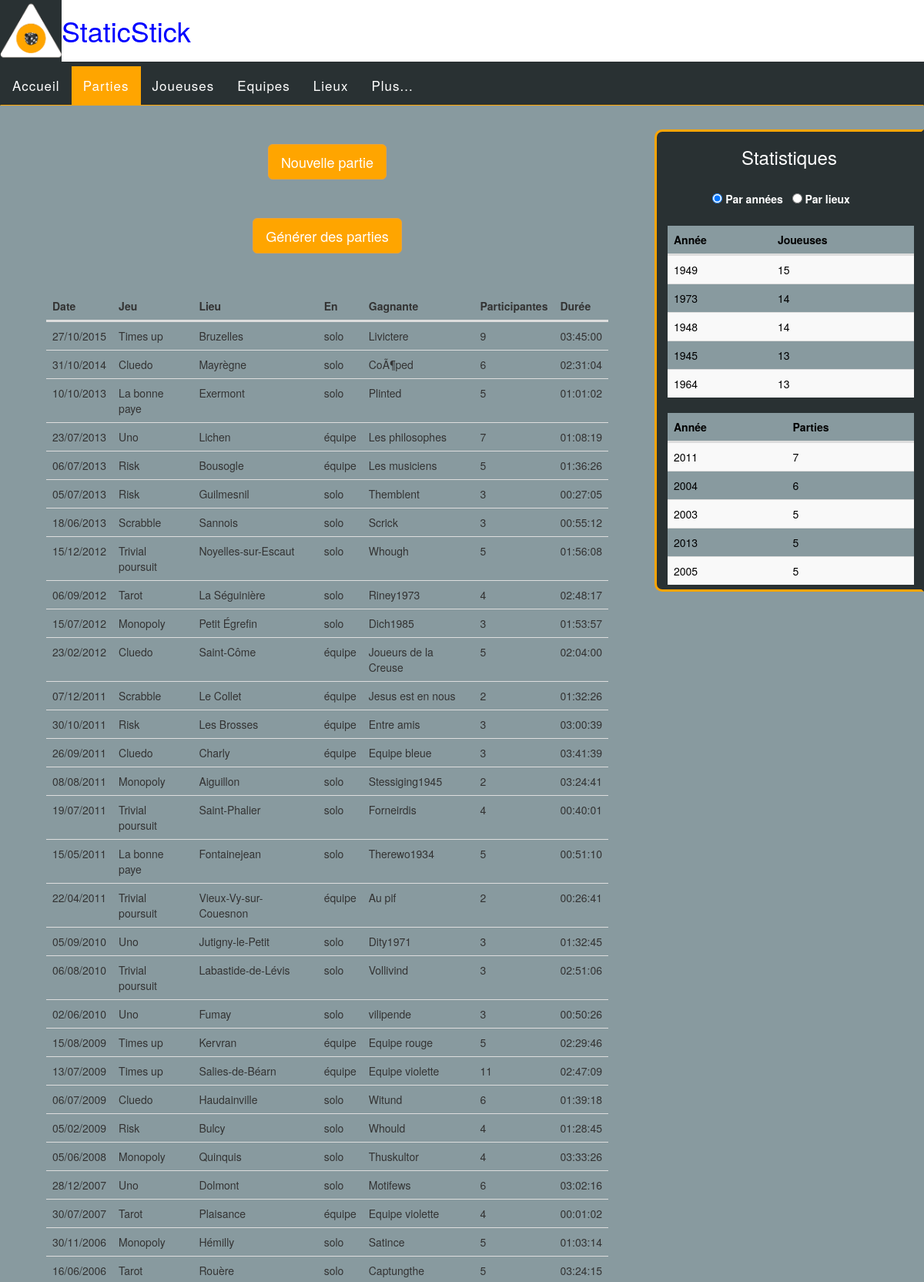
Screenshot of /parties.php (upper part) with the database file from the repository.
### tables this page shows
CREATE TABLE `parties` (
  `IdP` int(11) NOT NULL,
  `dateP` date NOT NULL,
  `equipeP` char(1) NOT NULL,
  `IdJx` int(11) NOT NULL,
  `IdL` int(11) NOT NULL,
  `dureeP` time NOT NULL
);

CREATE TABLE `jeux` (
  `IdJx` int(11) NOT NULL,
  `nomJx` varchar(30) NOT NULL,
  `dateSortieJx` date NOT NULL,
  `publicJx` int(11) DEFAULT NULL,
  `joueursMinJx` int(11) NOT NULL,
  `joueursMaxJx` int(11) NOT NULL,
  `editeurJx` varchar(30) DEFAULT NULL
);

CREATE TABLE `lieuj` (
  `IdL` int(11) NOT NULL,
  `lieuJ` varchar(30) NOT NULL,
  `lattitudeJ` float DEFAULT NULL,
  `longitudeJ` float DEFAULT NULL
);

### parties.php (the view, shortened to what this page needs)
<!DOCTYPE html>
<html lang="en">
<head>
  <LINK rel="stylesheet" type="text/css" href="includes/bootstrap/css/bootstrap.min.css" >
  <LINK rel="stylesheet" type="text/css" href="CSS/style.css">
  <LINK rel="stylesheet" type="text/css" href="CSS/menu.css">
  <LINK rel="stylesheet" type="text/css" href="CSS/formulaires.css">
</head>
  <body>
  <?php
  include('includes/php/menu.php') ;
  include('BD/connexion.php');
  ?>
  <div class=" container corpsListe">
  <form action="nouvellePartie.php">
    <button type="submit" class="btn btn-warning btn-lg centered" id='boutonCreate'>Nouvelle partie</button>
  </form>
  <form action="generateurParties.php">
    <button type="submit" class="btn btn-warning btn-lg centered" id='boutonCreate'>Générer des parties</button>
  </form>
  <table class="table table-hover" >
    <thead>
      <tr>
        <th>Date</th>
        <th>Jeu</th>
        <th>Lieu</th>
        <th>En</th>
        <th>Gagnante</th>
        <th>Participantes</th>
        <th>Durée</th>
      </tr>
    </thead>
    <tbody>
    <?php
    $res = $BD->query("SELECT * FROM parties NATURAL JOIN jeux NATURAL JOIN lieuJ ORDER BY dateP DESC ");
    while($row = $res->fetch_assoc())
 	  {
      $tabannee = explode('-', $row["dateP"]);
      $annee=$tabannee[0];
      $mois=$tabannee[1];
      $jour=$tabannee[2];
      $tabduree = explode(':', $row["dureeP"]);
      $heures=$tabduree[0];
      $minutes=$tabduree[1];
      $secondes=$tabduree[2];
      if($row["equipeP"]== "j")
      {
        $reqGagnante = $BD->query("SELECT pseudoJ FROM jouesolo NATURAL JOIN joueuses WHERE IdP =  ". $row["IdP"]." AND IdJ = gagneJ");
        $reqNbParticipantes = $BD->query("SELECT IdP, COUNT(*) AS countPt FROM jouesolo WHERE IdP = ". $row["IdP"]);
      }
      if($row["equipeP"]== "e")
      {
        $reqGagnante = $BD->query("SELECT nomE FROM joueequipe NATURAL JOIN equipes WHERE IdP =  ". $row["IdP"]." AND IdE = gagneE");
        $reqNbParticipantes = $BD->query("SELECT IdP, COUNT(*) AS countPt FROM joueequipe WHERE IdP = ". $row["IdP"]);
      }
      echo"<tr>";
      echo "<td>".$jour."/".$mois."/".$annee;
      echo "<td>". $row["nomJx"]."</td>";
      echo "<td>" . $row["lieuJ"]. "</td>";
      $gagnante = $reqGagnante->fetch_assoc();
      if($row["equipeP"]=="j")
      {
        echo "<td>solo</td>";
        echo "<td>". $gagnante["pseudoJ"]."</td>";
      }
      else
      {
        echo "<td>équipe</td>";
        echo "<td>". $gagnante["nomE"]."</td>";
      }
      $nbJ = $reqNbParticipantes->fetch_assoc();
      echo "<td>". $nbJ["countPt"]."</td>";
      echo "<td>".$heures.":".$minutes.":".$secondes;
      echo"</tr>";
    }
    ?>
	</tbody>
  </table>
  </div>
  <div class="stats">
    <?php
    include('includes/php/stats.php')
    ?>
  </div>
</body>
</html>

### CSS/style.css (style rules this page uses)
body { background-color: #889A9F; }
.centered { margin-left : auto; margin-right: auto; }
.corpsListe { padding-left: 5%; padding-right: 5%; width :calc(100% - 350px); float :left ; }
.stats { position: fixed; right: 0; height: 600px; width: 350px; background-color: #293133; color: white; border: 3px solid orange; border-right-color: #293133; border-bottom-left-radius: 10px; border-top-left-radius: 10px; }
.table { margin-bottom: 0px; }
.table { border-collapse:separate; }

### CSS/formulaires.css (style rules this page uses)
.btn-warning { background-color: #ffa500; }
.btn-lg { display: block; margin:auto; margin-top: 30px; margin-bottom: 50px; }

### rows the page displays
parties: dateP "27", dateP "10", dateP "2015", IdJx.nomJx "Times up", IdL.lieuJ "Bruzelles", pseudoJ "Livictere", countPt "9", dureeP "03", dureeP "45", dureeP "00"
parties: dateP "31", dateP "10", dateP "2014", IdJx.nomJx "Cluedo", IdL.lieuJ "Mayrègne", pseudoJ "CoÃ¶ped", countPt "6", dureeP "02", dureeP "31", dureeP "04"
parties: dateP "10", dateP "2013", IdJx.nomJx "La bonne paye", IdL.lieuJ "Exermont", pseudoJ "Plinted", countPt "5", dureeP "01", dureeP "02"
parties: dateP "23", dateP "07", dateP "2013", IdJx.nomJx "Uno", IdL.lieuJ "Lichen", nomE "Les philosophes", countPt "7", dureeP "01", dureeP "08", dureeP "19"
parties: dateP "06", dateP "07", dateP "2013", IdJx.nomJx "Risk", IdL.lieuJ "Bousogle", nomE "Les musiciens", countPt "5", dureeP "01", dureeP "36", dureeP "26"
parties: dateP "05", dateP "07", dateP "2013", IdJx.nomJx "Risk", IdL.lieuJ "Guilmesnil", pseudoJ "Themblent", countPt "3", dureeP "00", dureeP "27", dureeP "05"
parties: dateP "18", dateP "06", dateP "2013", IdJx.nomJx "Scrabble", IdL.lieuJ "Sannois", pseudoJ "Scrick", countPt "3", dureeP "00", dureeP "55", dureeP "12"
parties: dateP "15", dateP "12", dateP "2012", IdJx.nomJx "Trivial poursuit", IdL.lieuJ "Noyelles-sur-Escaut", pseudoJ "Whough", countPt "5", dureeP "01", dureeP "56", dureeP "08"
parties: dateP "06", dateP "09", dateP "2012", IdJx.nomJx "Tarot", IdL.lieuJ "La Séguinière", pseudoJ "Riney1973", countPt "4", dureeP "02", dureeP "48", dureeP "17"
parties: dateP "15", dateP "07", dateP "2012", IdJx.nomJx "Monopoly", IdL.lieuJ "Petit Égrefin", pseudoJ "Dich1985", countPt "3", dureeP "01", dureeP "53", dureeP "57"
parties: dateP "23", dateP "02", dateP "2012", IdJx.nomJx "Cluedo", IdL.lieuJ "Saint-Côme", nomE "Joueurs de la Creuse", countPt "5", dureeP "02", dureeP "04", dureeP "00"
parties: dateP "07", dateP "12", dateP "2011", IdJx.nomJx "Scrabble", IdL.lieuJ "Le Collet", nomE "Jesus est en nous", countPt "2", dureeP "01", dureeP "32", dureeP "26"
parties: dateP "30", dateP "10", dateP "2011", IdJx.nomJx "Risk", IdL.lieuJ "Les Brosses", nomE "Entre amis", countPt "3", dureeP "03", dureeP "00", dureeP "39"
parties: dateP "26", dateP "09", dateP "2011", IdJx.nomJx "Cluedo", IdL.lieuJ "Charly", nomE "Equipe bleue", countPt "3", dureeP "03", dureeP "41", dureeP "39"
parties: dateP "08", dateP "2011", IdJx.nomJx "Monopoly", IdL.lieuJ "Aiguillon", pseudoJ "Stessiging1945", countPt "2", dureeP "03", dureeP "24", dureeP "41"
parties: dateP "19", dateP "07", dateP "2011", IdJx.nomJx "Trivial poursuit", IdL.lieuJ "Saint-Phalier", pseudoJ "Forneirdis", countPt "4", dureeP "00", dureeP "40", dureeP "01"
parties: dateP "15", dateP "05", dateP "2011", IdJx.nomJx "La bonne paye", IdL.lieuJ "Fontainejean", pseudoJ "Therewo1934", countPt "5", dureeP "00", dureeP "51", dureeP "10"
parties: dateP "22", dateP "04", dateP "2011", IdJx.nomJx "Trivial poursuit", IdL.lieuJ "Vieux-Vy-sur-Couesnon", nomE "Au pif", countPt "2", dureeP "00", dureeP "26", dureeP "41"
parties: dateP "05", dateP "09", dateP "2010", IdJx.nomJx "Uno", IdL.lieuJ "Jutigny-le-Petit", pseudoJ "Dity1971", countPt "3", dureeP "01", dureeP "32", dureeP "45"
parties: dateP "06", dateP "08", dateP "2010", IdJx.nomJx "Trivial poursuit", IdL.lieuJ "Labastide-de-Lévis", pseudoJ "Vollivind", countPt "3", dureeP "02", dureeP "51", dureeP "06"
parties: dateP "02", dateP "06", dateP "2010", IdJx.nomJx "Uno", IdL.lieuJ "Fumay", pseudoJ "vilipende", countPt "3", dureeP "00", dureeP "50", dureeP "26"
parties: dateP "15", dateP "08", dateP "2009", IdJx.nomJx "Times up", IdL.lieuJ "Kervran", nomE "Equipe rouge", countPt "5", dureeP "02", dureeP "29", dureeP "46"
parties: dateP "13", dateP "07", dateP "2009", IdJx.nomJx "Times up", IdL.lieuJ "Salies-de-Béarn", nomE "Equipe violette", countPt "11", dureeP "02", dureeP "47", dureeP "09"
parties: dateP "06", dateP "07", dateP "2009", IdJx.nomJx "Cluedo", IdL.lieuJ "Haudainville", pseudoJ "Witund", countPt "6", dureeP "01", dureeP "39", dureeP "18"
parties: dateP "05", dateP "02", dateP "2009", IdJx.nomJx "Risk", IdL.lieuJ "Bulcy", pseudoJ "Whould", countPt "4", dureeP "01", dureeP "28", dureeP "45"
parties: dateP "05", dateP "06", dateP "2008", IdJx.nomJx "Monopoly", IdL.lieuJ "Quinquis", pseudoJ "Thuskultor", countPt "4", dureeP "03", dureeP "33", dureeP "26"
parties: dateP "28", dateP "12", dateP "2007", IdJx.nomJx "Uno", IdL.lieuJ "Dolmont", pseudoJ "Motifews", countPt "6", dureeP "03", dureeP "02", dureeP "16"
parties: dateP "30", dateP "07", dateP "2007", IdJx.nomJx "Tarot", IdL.lieuJ "Plaisance", nomE "Equipe violette", countPt "4", dureeP "00", dureeP "01", dureeP "02"
parties: dateP "30", dateP "11", dateP "2006", IdJx.nomJx "Monopoly", IdL.lieuJ "Hémilly", pseudoJ "Satince", countPt "5", dureeP "01", dureeP "03", dureeP "14"
parties: dateP "16", dateP "06", dateP "2006", IdJx.nomJx "Tarot", IdL.lieuJ "Rouère", pseudoJ "Captungthe", countPt "5", dureeP "03", dureeP "24", dureeP "15"

### other values shown
$row["year(dateNJ)"] "1949"
$row["nb_joueuse"] "15"
$row["year(dateNJ)"] "1973"
$row["nb_joueuse"] "14"
$row["year(dateNJ)"] "1948"
$row["year(dateNJ)"] "1945"
$row["nb_joueuse"] "13"
$row["year(dateNJ)"] "1964"
$row["year(dateP)"] "2011"
$row["nb_parties"] "7"
$row["year(dateP)"] "2004"
$row["nb_parties"] "6"
$row["year(dateP)"] "2003"
$row["nb_parties"] "5"
$row["year(dateP)"] "2013"
